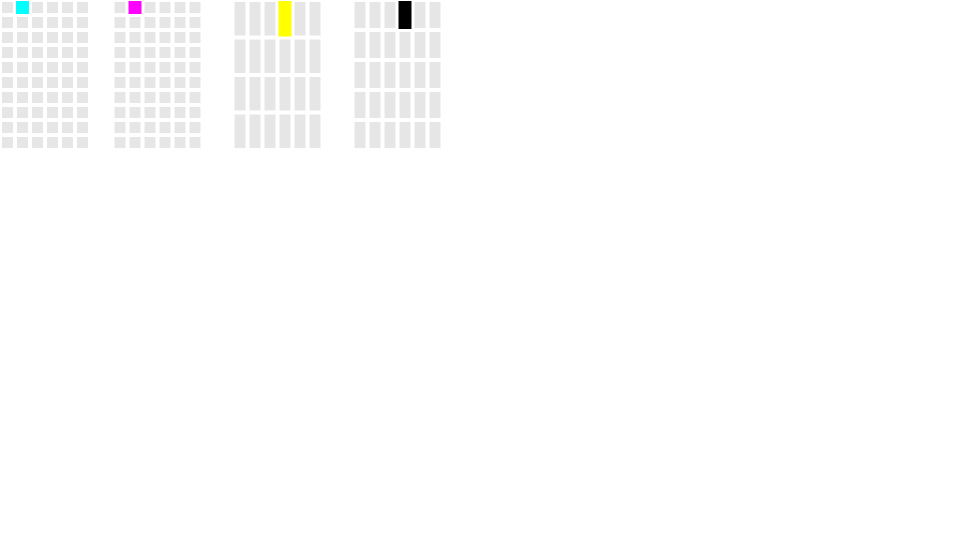
Frame 1 (no input)
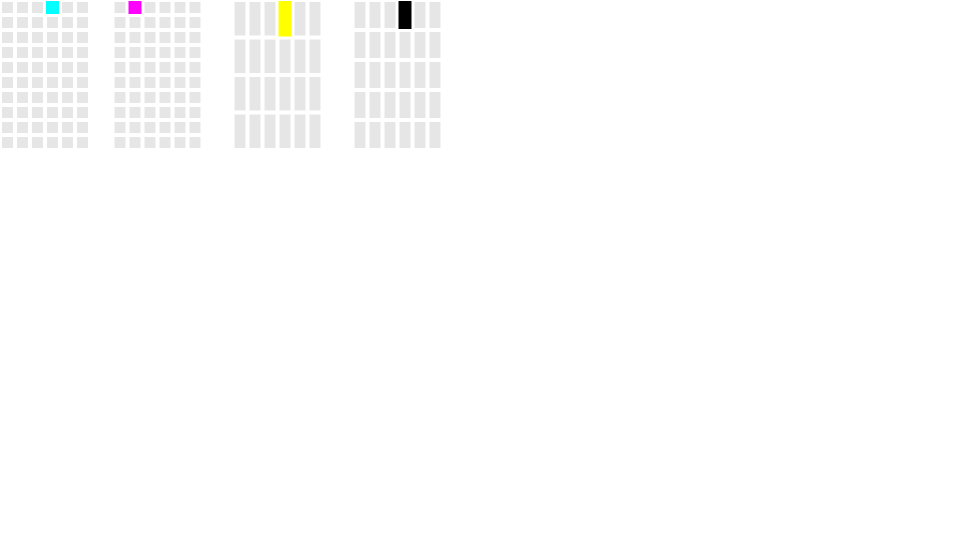
Frame 60 (the mouse pressed at the canvas centre just before this capture)
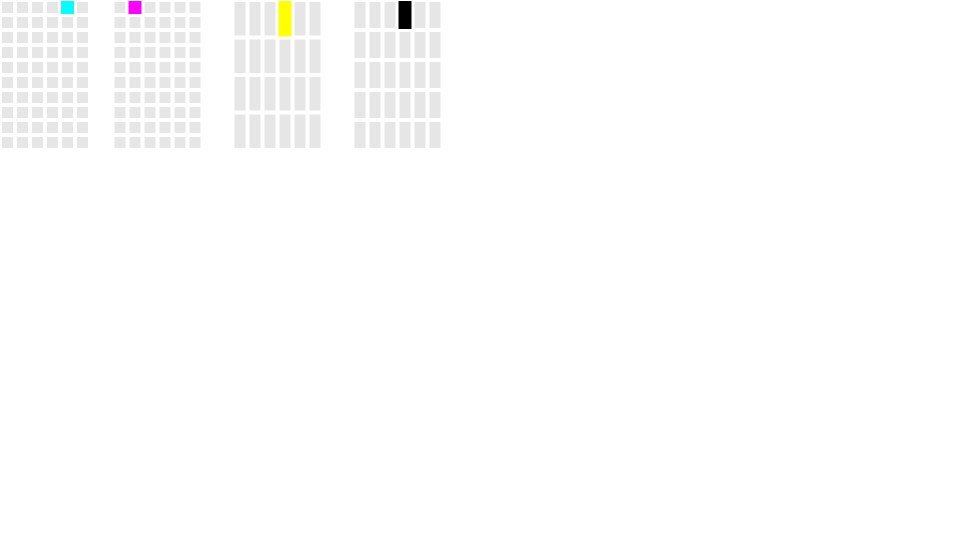
Frame 120 (the mouse held since frame 60 and released just before this capture)

The Processing sketch that drew these frames (run headless with seeded random() and noise(); from frame 60 on, the mouse is pressed at the canvas centre):

// Processing sketch: P1
// ── P1.pde
/* Project 1: Accumulate
   Option 2: Non-traditional Clock
   Laurel O'Brien
   lobrien14692@ecuad.ca

   [Project Description (approximately 300 words)] */
   
//declare and initialize variables
float diameter = 15; //diameter of second and minute blocks
float radius = diameter / 2; //radius of second and minute blocks
float hourDiameter = diameter * 2.5; //diameter of hour blocks: 2.5x larger than second blocks to fill same container
float hourRadius = hourDiameter / 2; //radius of hour blocks
float dayDiameter = diameter * 2; //diameter of day blocks: 2x larger than second blocks to fill same container
float dayRadius = dayDiameter / 2; //radius of day blocks

float strokeThickness = 2; //goes in strokeWeight()
float strokeBuffer = strokeThickness / 2; //buffer around stroked shape due to centered stroke alignment
color secondsOrMinutes = color(0, 255, 255); //colour of fill for drawSixtyBlock()


//initial values and settings
void setup() 
{
  noStroke(); //turn off stroke
  size(960, 560); //canvas size
  rectMode(CENTER); //draw rectangles from their center
  
  println(26%6);
}


void draw() 
{
  background(#ffffff); //white: erase last frame
  
  drawContainers();
  countSeconds();
  countMinutes();
  countHours();
  countDays();
  

  /*countMinutes(); //draw minute blocks
  countHours(); //draw hour blocks
  //countDays();
  //countYears(); */
}


//draw a grid "container" for each unit of time filled with enough grey cells
//to contain the maximum parts of that single unit.
//e.g. container for minutes has 60 cells and container for hours has 24 cells
void drawContainers() 
{
  //SECOND CONTAINER
  //for 6 columns:
  for (int i = 0; i < 6; i++) {
    //for 10 rows:
    for (int j = 0; j < 10; j++) {
      drawSixtyContainerBlock(radius + i * diameter, radius + j * diameter); //draw a grey placeholder block
    }
  }
  
  //MINUTE CONTAINER
  //for 6 columns:
  for (int i = 0; i < 6; i++) {
    //for 10 rows:
    for (int j = 0; j < 10; j++) {
      drawSixtyContainerBlock((diameter * 8) + (i * diameter), radius + (j * diameter)); //draw a grey placeholder block
    }
  }
  
  //HOUR CONTAINER
  //for 6 columns:
  for (int i = 0; i < 6; i++) {
    //for 4 rows:
    for (int j = 0; j < 4; j++) {
      drawTwentyFourContainerBlock((diameter * 16) + (i * diameter), hourRadius + (j * hourDiameter)); //draw a grey placeholder block
    }
  }
  
  //DAY CONTAINER
  //for 6 columns:
  for (int i = 0; i < 6; i++) {
    //for 5 rows:
    for (int j = 0; j < 5; j++) {
      drawThirtyContainerBlock((diameter * 24) + (i * diameter), dayRadius + (j * dayDiameter)); //draw a grey placeholder block
    }
  }
}

//draw 1 block for every unit currently being counted by the computer's clock. 
//each new block appears next to the previous and
//they are all erased when their unit of time "wraps" automatically;
//i.e. 12:53:59 -> 12:54:00 displays the second container emptying but the minute container gaining 1 block.
void countSeconds() 
{
  secondsOrMinutes = color(0, 255, 255); //cyan: assign fill variable used in drawSixtyBlock()
  //increment i when second() increases
  for (int i = 0; i < second(); i++) {
    drawSixtyBlock(radius + (second() % 6) * diameter, radius); //draw second block in grid location corresponding to second() value
  }
}


void countMinutes() 
{
  secondsOrMinutes = color(255, 0, 255); //magenta: assign fill variable used in drawSixtyBlock()
  for (int i = 0; i < minute(); i++) {
    drawSixtyBlock((diameter * 8) + (minute() % 6) * diameter, radius); //repeat actions for second blocks but for minutes, shifted 8 grid cells over
  }
}


void countHours() 
{
  for (int i = 0; i < hour(); i++) {
    drawTwentyFourBlock((diameter * 16) + (hour() % 4) * diameter, hourRadius);
  }
}


void countDays() 
{
  for (int i = 0; i < day(); i++) {
    drawThirtyBlock((diameter * 24) + (day() % 6 - 1) * diameter, dayRadius); //-1 accounts for day() value starting at 1 and not 0
  }
}


//draw diameter x diameter rectangle with white fill, and
//an inset rectangle with coloured fill to mitigate the dimension difficulties 
//caused by using stroke() and strokeWeight().
//60 of these blocks fit inside a "unit container".
void drawSixtyBlock(float xxx, float yyy) 
{
  fill(#ffffff); //white
  rect(xxx, yyy, diameter, diameter); //(x, y) args provided through function args
  
  fill(secondsOrMinutes); //cyan or magenta
  rect(xxx, yyy, diameter - strokeThickness, diameter - strokeThickness);
}


void drawTwentyFourBlock(float xxx, float yyy) 
{
  fill(#ffffff); //white
  rect(xxx, yyy, diameter, hourDiameter); //(x, y) args provided through function args
  
  fill(#ffff00); //yellow
  rect(xxx, yyy, diameter - strokeThickness, hourDiameter - strokeThickness);
}


void drawThirtyBlock(float xxx, float yyy) 
{
  fill(#ffffff); //white
  rect(xxx, yyy, diameter, dayDiameter); //(x, y) args provided through function args
  
  fill(#000000); //black
  rect(xxx, yyy, diameter - strokeThickness, dayDiameter - strokeThickness);
}


void drawSixtyContainerBlock(float xxx, float yyy)
{
  fill(#ffffff); //white
  rect(xxx, yyy, diameter, diameter);
  
  fill(#e6e6e6); //light grey
  rect(xxx, yyy, diameter-strokeThickness*2, diameter-strokeThickness*2);
}


void drawTwentyFourContainerBlock(float xxx, float yyy) 
{
  fill(#ffffff); //white
  rect(xxx, yyy, diameter, hourDiameter);
  
  fill(#e6e6e6); //light grey
  rect(xxx, yyy, diameter - strokeThickness * 2, hourDiameter - strokeThickness * 2);
}


void drawThirtyContainerBlock(float xxx, float yyy) 
{
  fill(#ffffff); //white
  rect(xxx, yyy, diameter, dayDiameter);
  
  fill(#e6e6e6); //light grey
  rect(xxx, yyy, diameter - strokeThickness * 2, dayDiameter - strokeThickness * 2);
}
